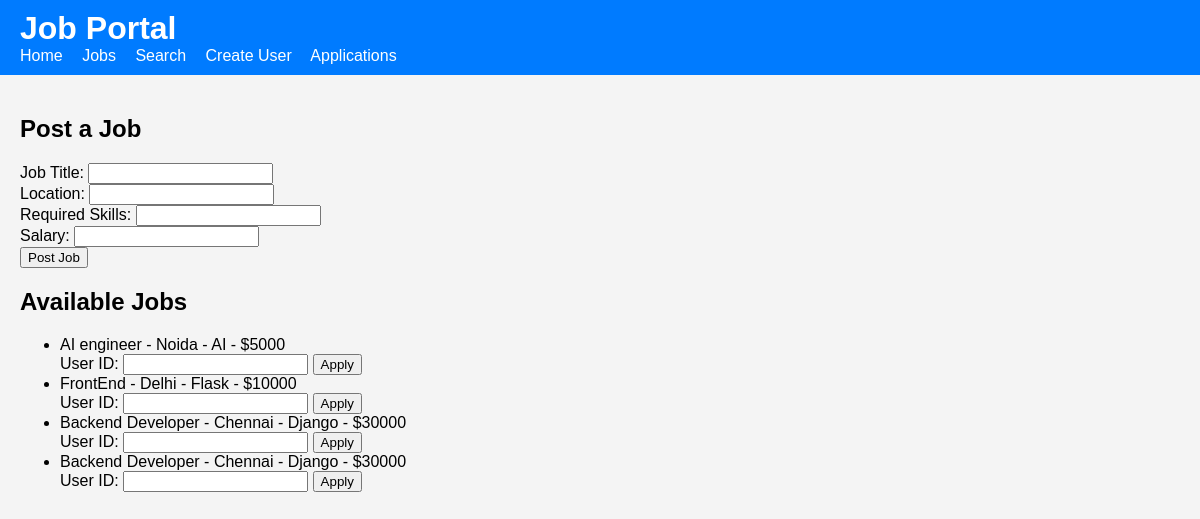
Page /jobs on the committed database.
### models.py (models this page shows)
class Job(db.Model):
    id = db.Column(db.Integer, primary_key=True)
    title = db.Column(db.String(80), nullable=False)
    location = db.Column(db.String(120), nullable=False)
    skills = db.Column(db.String(120), nullable=False)
    salary = db.Column(db.Integer, nullable=False)

### app.py (the view, shortened to what this page needs)
@app.route('/jobs', methods=['GET', 'POST'])
def jobs():
    jobs = Job.query.all()
    return render_template('jobs.html', jobs=jobs)

### templates/jobs.html
{% extends "base.html" %}
{% block content %}
<h2>Post a Job</h2>
<form method="POST" action="/jobs">
    <label for="title">Job Title:</label>
    <input type="text" id="title" name="title" required><br>
    <label for="location">Location:</label>
    <input type="text" id="location" name="location" required><br>
    <label for="skills">Required Skills:</label>
    <input type="text" id="skills" name="skills" required><br>
    <label for="salary">Salary:</label>
    <input type="number" id="salary" name="salary" required><br>
    <button type="submit">Post Job</button>
</form>
<h2>Available Jobs</h2>
<ul>
    {% for job in jobs %}
        <li>
            {{ job.title }} - {{ job.location }} - {{ job.skills }} - ${{ job.salary }}
            <form method="POST" action="/apply/{{ job.id }}">
                <label for="user_id">User ID:</label>
                <input type="number" id="user_id" name="user_id" required>
                <button type="submit">Apply</button>
            </form>
        </li>
    {% endfor %}
{% endblock %}

### templates/base.html (shortened to what this page needs)
<!DOCTYPE html>
<html lang="en">
<head>
    <link rel="stylesheet" type="text/css" href="{{ url_for('static', filename='css/styles.css') }}">
</head>
<body>
    <header>
        <h1>Job Portal</h1>
        <nav>
            <a href="/">Home</a>
            <a href="/jobs">Jobs</a>
            <a href="/search">Search</a>
            <a href="/users">Create User</a>
            <a href="/applications">Applications</a>
        </nav>
    </header>
    <main>
        {% block content %}{% endblock %}
    </main>
</body>
</html>

### static/css/styles.css (style rules this page uses)
body { font-family: Arial, sans-serif; margin: 0; padding: 0; background-color: #f4f4f4; }
header { background-color: #007bff; color: white; padding: 10px 20px; }
header h1 { margin: 0; }
nav a { color: white; margin-right: 15px; text-decoration: none; }
main { padding: 20px; }

### rows in the picture
Job: title "AI engineer", location "Noida", skills "AI", salary "5000"
Job: title "FrontEnd", location "Delhi", skills "Flask", salary "10000"
Job: title "Backend Developer", location "Chennai", skills "Django", salary "30000"
Job: title "Backend Developer", location "Chennai", skills "Django", salary "30000"
